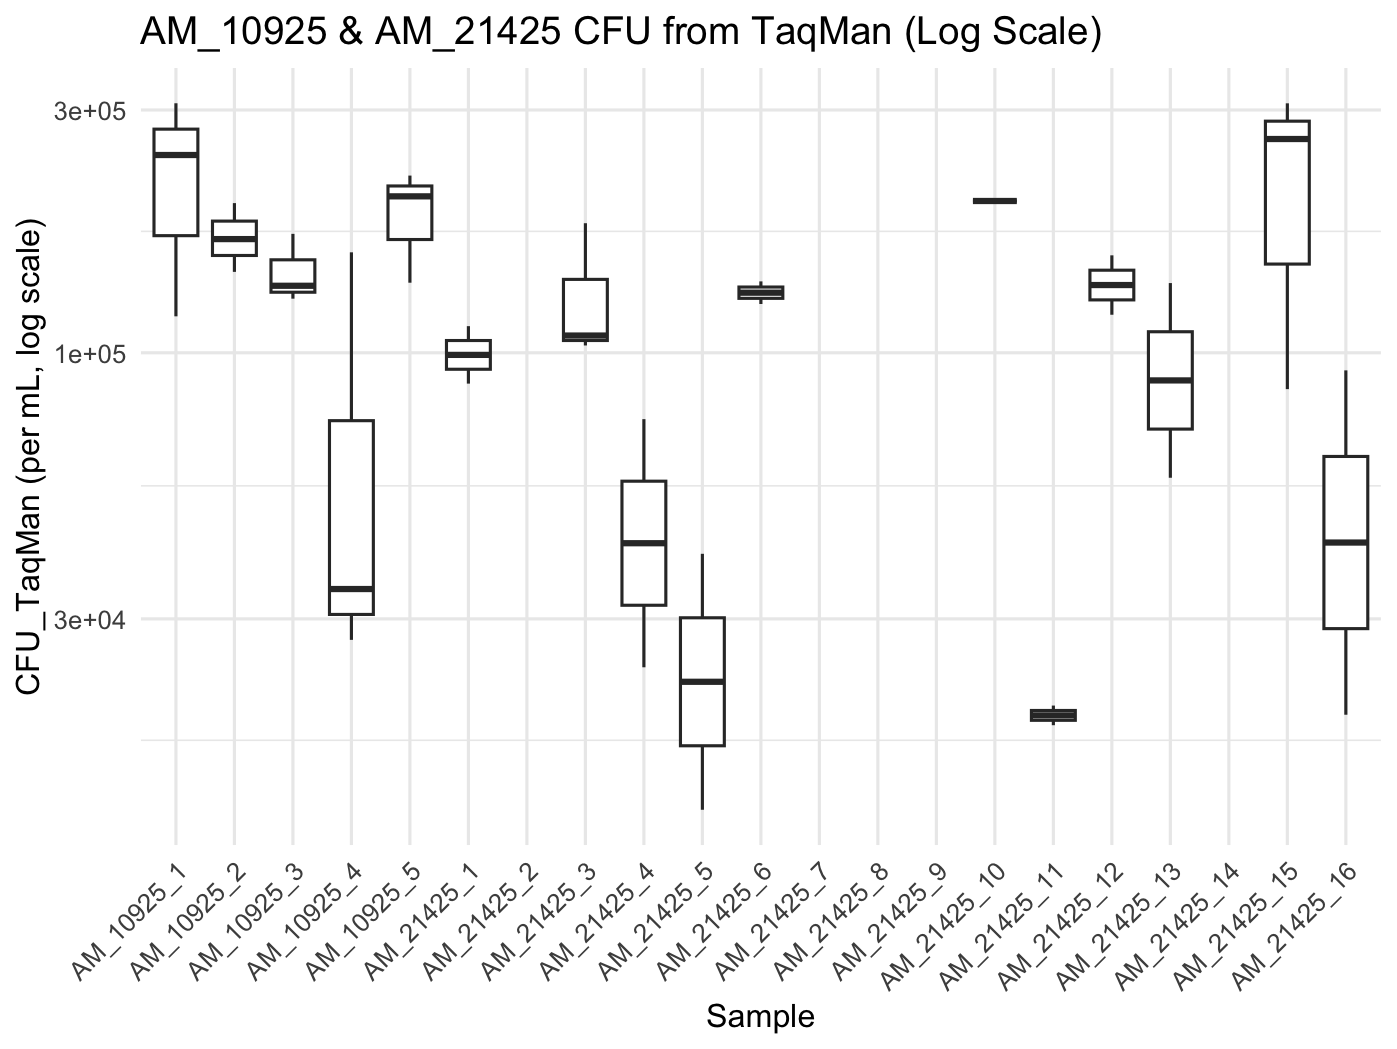

Recreate this plot in R.
library(dplyr)
library(ggplot2)
library(scales)

dat_AM_21425 <- read.csv("/Users/wildtype.human/bioinformatics/cFu/cFu_AM_21425_10925.csv")

# 20 uL of sample 500 uL of PBS
dat_AM_21425 <- dat_AM_21425 %>%
  filter(Task == "Unknown" & !is.na(Sample)) %>%
  mutate(
    Quantity = ifelse(is.na(Quantity), 0, as.numeric(Quantity)),
    CFU_TaqMan = (Quantity / 0.00478) / 0.002/(20/520))

# Define desired sample order (10925_1–5 then 21425_1–16)
ordered_samples <- c(
  paste0("AM_10925_", 1:5),
  paste0("AM_21425_", 1:16)
)

# Plot
ggplot(dat_AM_21425, aes(x = factor(Sample, levels = ordered_samples), y = CFU_TaqMan)) +
  geom_boxplot() +
  scale_y_log10() +
  theme_minimal() +
  labs(
    title = "AM_10925 & AM_21425 CFU from TaqMan (Log Scale)",
    x = "Sample",
    y = "CFU_TaqMan (per mL, log scale)"
  ) +
  theme(
    axis.text.x = element_text(angle = 45, hjust = 1)
  )
